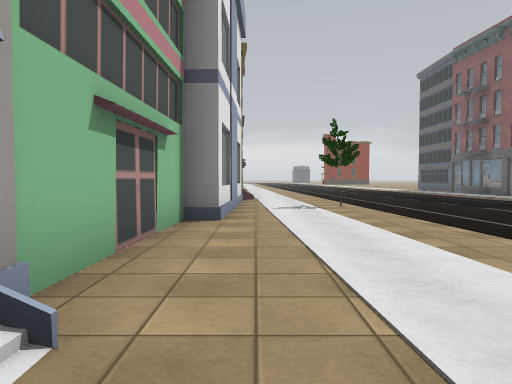
View 1 (above)

17 first-person views from a walk through a scene from a Unity 3-D project. The camera is 1.3 m above the floor, tilts 2° down and sees 70° across. The floor is counted in squares, 2 m on a side. Each view is taken from the middle of a square. On the plan, view 1 faces up. The plan holds only what a view shows up to about 11 squares ahead; the rest is blank. The place goes on beyond the plan. The player is left out. Door leaves are left out, so doorways stand open. Some surface patterns are stand-ins.

View 2
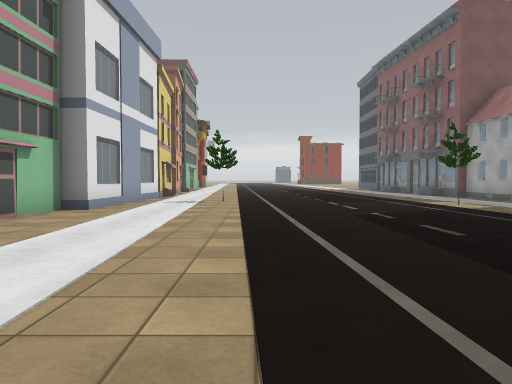

View 3
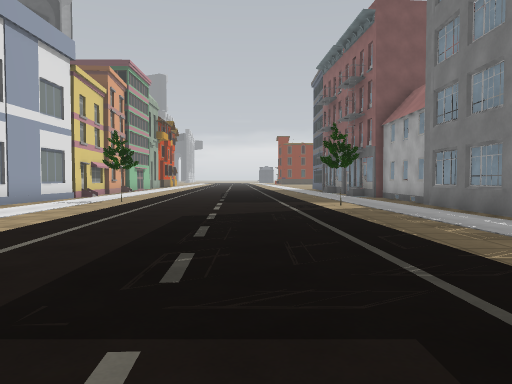

View 4
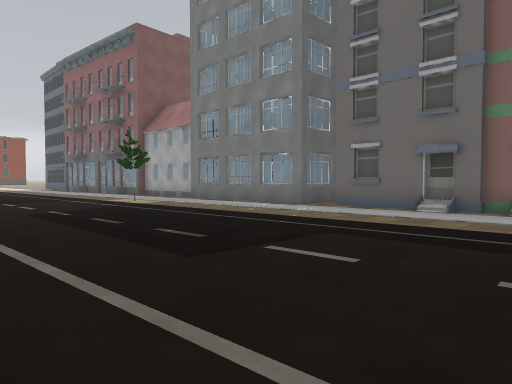

View 5
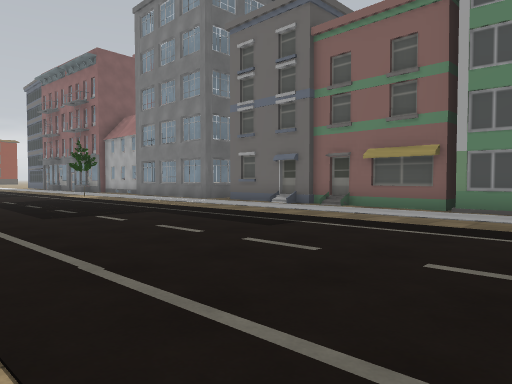

View 6
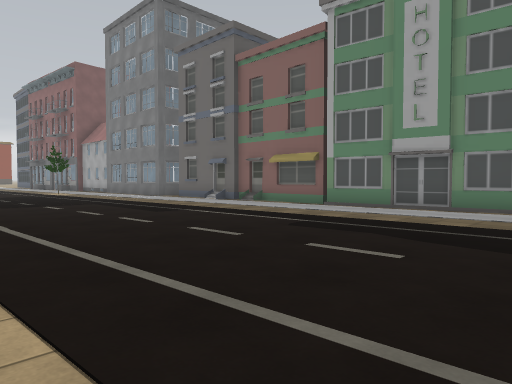

View 7
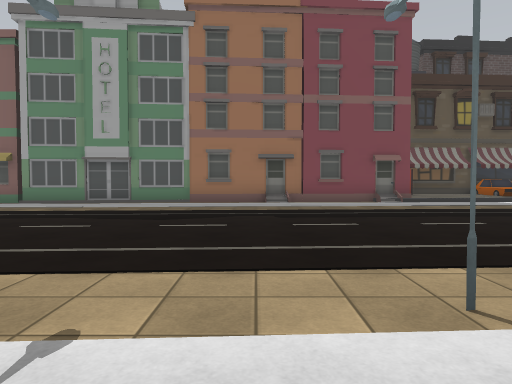

View 8
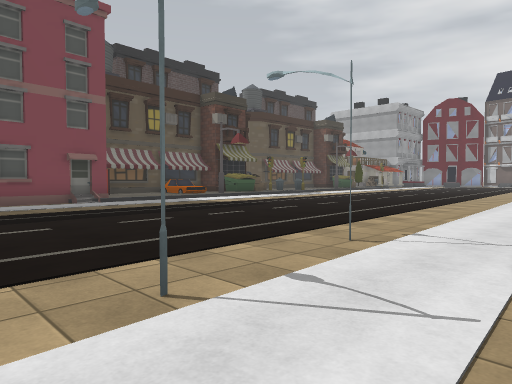

View 9
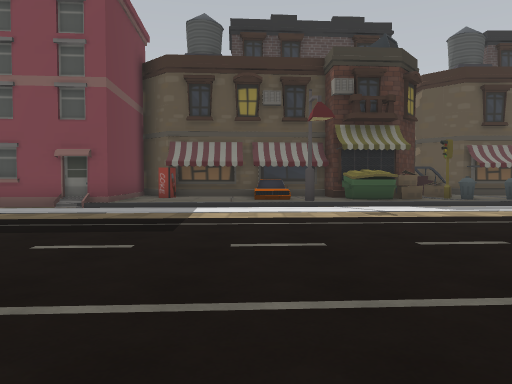

View 10
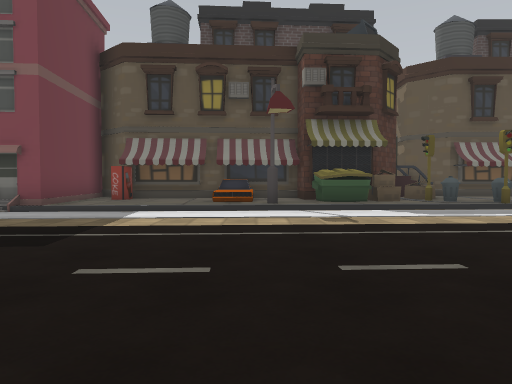

View 11
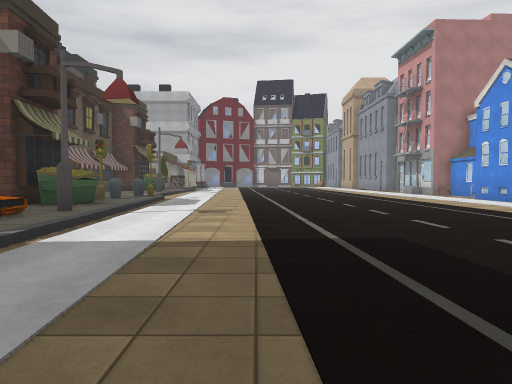

View 12
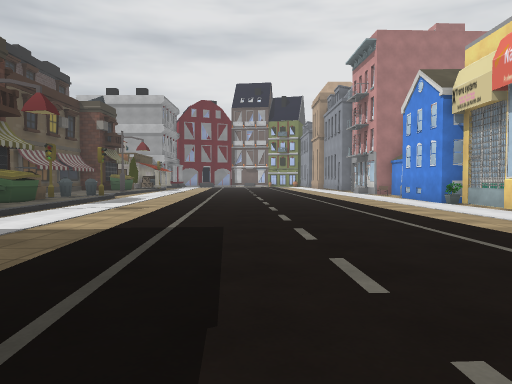

View 13
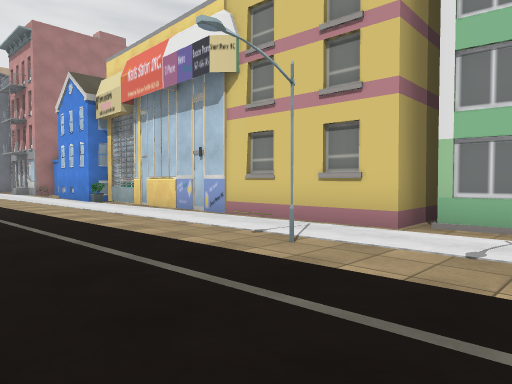

View 14
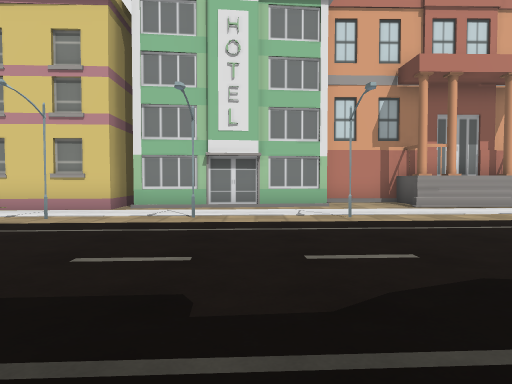

View 15
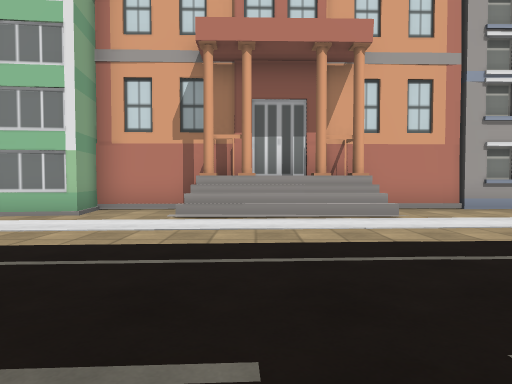

View 16
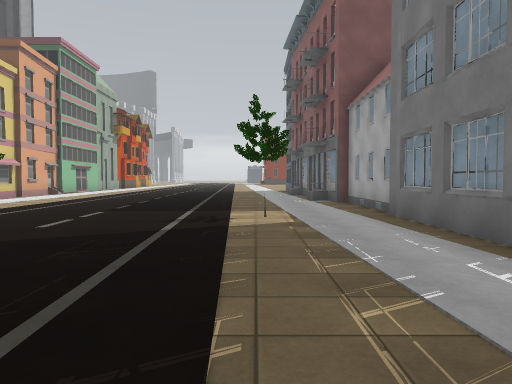

View 17
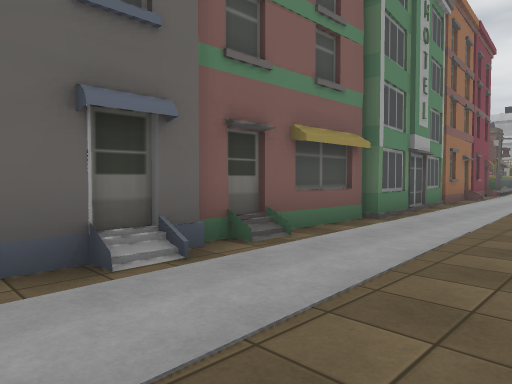

### Floor plan
Key: @ floor where view 1 was taken; # wall or solid block; . main floor; : floor 0.25 m higher than the main floor; / step, stairs or slope; ^ raised ledge; T tree; B building; S streetlight; M machine; C car; U dumpster; O other object.
Columns run from 1 left of view 1 to 15 right of it. Each row starts with its distance up from view 1.
 12            B
 11  ...........##
 10  ...........#
  9 #..T........##
  8 #...........B#
  7 #........T..##
  6 #...........#
  5 #...........#
  4 ............##
  3 ............B#
  2 ............##
  1 B...........B
  0 #@..........#
 -1 #...........#
 -2 #...........#
 -3 #...........##
 -4 BB..........B#
 -5 #B..........B
 -6 #B..........#
 -7 #B..........#
 -8 #...........#
 -9 #...S........
-10 #B..........B#
-11 ##...........#
-12  #..S........#
-13  #...........#
-14 ###.S........##
-15   #........./B###
-16   #..........::M#
-17   B..........:::#
-18   #..........:::#
-19   #..........:/C#
-20   #..........#/##
-21   #..........::##
-22   #..........:U#
-23   #O........./###
-24   ##........./::#
-25    B       ../#^#

Where each view was taken, in squares from view 1:
view 1: 0 up, 0 right, facing up
view 2: 2 down, 3 right, facing up
view 3: 2 down, 6 right, facing up
view 4: 3 down, 3 right, facing up-right
view 5: 7 down, 3 right, facing up-right
view 6: 10 down, 3 right, facing up-right
view 7: 11 down, 1 right, facing right
view 8: 11 down, 1 right, facing down-right
view 9: 19 down, 3 right, facing right
view 10: 20 down, 4 right, facing right
view 11: 14 down, 9 right, facing down
view 12: 13 down, 7 right, facing down
view 13: 12 down, 6 right, facing down-left
view 14: 11 down, 9 right, facing left
view 15: 6 down, 7 right, facing left
view 16: 1 up, 8 right, facing up
view 17: 1 up, 8 right, facing down-right
